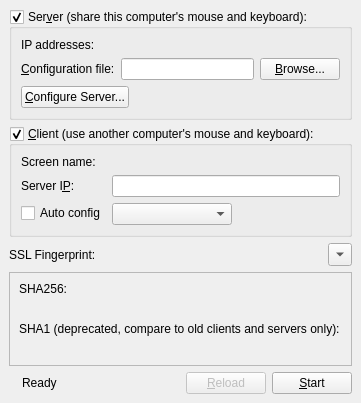
<?xml version="1.0" encoding="UTF-8"?>
<ui version="4.0">
 <class>MainWindow</class>
 <widget class="QMainWindow" name="MainWindow">
  <property name="sizePolicy">
   <sizepolicy hsizetype="Fixed" vsizetype="Fixed">
    <horstretch>0</horstretch>
    <verstretch>0</verstretch>
   </sizepolicy>
  </property>
  <property name="windowTitle">
   <string>InputLeap</string>
  </property>
  <widget class="QWidget" name="centralwidget">
   <layout class="QVBoxLayout" name="verticalLayout_2">
    <property name="sizeConstraint">
     <enum>QLayout::SetFixedSize</enum>
    </property>
    <item>
     <widget class="QGroupBox" name="m_pGroupServer">
      <property name="sizePolicy">
       <sizepolicy hsizetype="Preferred" vsizetype="Preferred">
        <horstretch>0</horstretch>
        <verstretch>0</verstretch>
       </sizepolicy>
      </property>
      <property name="title">
       <string>Ser&amp;ver (share this computer's mouse and keyboard):</string>
      </property>
      <property name="checkable">
       <bool>true</bool>
      </property>
      <property name="checked">
       <bool>true</bool>
      </property>
      <layout class="QVBoxLayout">
       <item>
        <layout class="QFormLayout" name="formLayout">
         <property name="fieldGrowthPolicy">
          <enum>QFormLayout::AllNonFixedFieldsGrow</enum>
         </property>
         <item row="0" column="0">
          <widget class="QLabel" name="label_2">
           <property name="text">
            <string>IP addresses:</string>
           </property>
          </widget>
         </item>
         <item row="0" column="1">
          <widget class="QLabel" name="m_pLabelIpAddresses">
           <property name="text">
            <string notr="true"/>
           </property>
          </widget>
         </item>
        </layout>
       </item>
       <item>
        <layout class="QHBoxLayout">
         <item>
          <widget class="QLabel" name="m_pLabelConfigurationFile">
           <property name="text">
            <string>&amp;Configuration file:</string>
           </property>
           <property name="buddy">
            <cstring>m_pLineEditConfigFile</cstring>
           </property>
          </widget>
         </item>
         <item>
          <widget class="QLineEdit" name="m_pLineEditConfigFile">
           <property name="readOnly">
            <bool>true</bool>
           </property>
          </widget>
         </item>
         <item>
          <widget class="QPushButton" name="m_pButtonBrowseConfigFile">
           <property name="text">
            <string>&amp;Browse...</string>
           </property>
          </widget>
         </item>
        </layout>
       </item>
       <item>
        <layout class="QHBoxLayout" name="horizontalLayout_4">
         <item>
          <widget class="QPushButton" name="m_pButtonConfigureServer">
           <property name="text">
            <string>&amp;Configure Server...</string>
           </property>
          </widget>
         </item>
         <item>
          <spacer>
           <property name="orientation">
            <enum>Qt::Horizontal</enum>
           </property>
           <property name="sizeHint" stdset="0">
            <size>
             <width>40</width>
             <height>20</height>
            </size>
           </property>
          </spacer>
         </item>
        </layout>
       </item>
      </layout>
     </widget>
    </item>
    <item>
     <widget class="QGroupBox" name="m_pGroupClient">
      <property name="sizePolicy">
       <sizepolicy hsizetype="Preferred" vsizetype="Preferred">
        <horstretch>0</horstretch>
        <verstretch>0</verstretch>
       </sizepolicy>
      </property>
      <property name="title">
       <string>&amp;Client (use another computer's mouse and keyboard):</string>
      </property>
      <property name="checkable">
       <bool>true</bool>
      </property>
      <property name="checked">
       <bool>true</bool>
      </property>
      <layout class="QFormLayout" name="formLayout_3">
       <property name="fieldGrowthPolicy">
        <enum>QFormLayout::AllNonFixedFieldsGrow</enum>
       </property>
       <item row="0" column="0">
        <widget class="QLabel" name="label_5">
         <property name="text">
          <string>Screen name:</string>
         </property>
        </widget>
       </item>
       <item row="0" column="1">
        <widget class="QLabel" name="m_pLabelScreenName">
         <property name="text">
          <string notr="true"/>
         </property>
        </widget>
       </item>
       <item row="2" column="0">
        <widget class="QLabel" name="m_pLabelServerName">
         <property name="text">
          <string>Server I&amp;P:</string>
         </property>
         <property name="buddy">
          <cstring>m_pLineEditHostname</cstring>
         </property>
        </widget>
       </item>
       <item row="2" column="1">
        <widget class="QLineEdit" name="m_pLineEditHostname"/>
       </item>
       <item row="3" column="0">
        <widget class="QCheckBox" name="m_pCheckBoxAutoConfig">
         <property name="text">
          <string>Auto config</string>
         </property>
        </widget>
       </item>
       <item row="3" column="1">
        <widget class="QComboBox" name="m_pComboServerList">
         <property name="sizePolicy">
          <sizepolicy hsizetype="Maximum" vsizetype="Preferred">
           <horstretch>0</horstretch>
           <verstretch>0</verstretch>
          </sizepolicy>
         </property>
         <property name="minimumSize">
          <size>
           <width>120</width>
           <height>0</height>
          </size>
         </property>
        </widget>
       </item>
      </layout>
     </widget>
    </item>
    <item>
     <layout class="QHBoxLayout" name="horizontalLayout_3">
      <item>
       <widget class="QLabel" name="m_pLabelFingerprint">
        <property name="sizePolicy">
         <sizepolicy hsizetype="Maximum" vsizetype="Preferred">
          <horstretch>0</horstretch>
          <verstretch>0</verstretch>
         </sizepolicy>
        </property>
        <property name="text">
         <string>SSL Fingerprint:</string>
        </property>
       </widget>
      </item>
      <item>
       <widget class="QLabel" name="m_pLabelLocalFingerprint">
        <property name="text">
         <string/>
        </property>
        <property name="textFormat">
         <enum>Qt::PlainText</enum>
        </property>
       </widget>
      </item>
      <item>
       <widget class="QToolButton" name="toolbutton_show_fingerprint">
        <property name="text">
         <string>...</string>
        </property>
        <property name="arrowType">
         <enum>Qt::DownArrow</enum>
        </property>
       </widget>
      </item>
     </layout>
    </item>
    <item>
     <widget class="QFrame" name="frame_fingerprint_details">
      <property name="frameShape">
       <enum>QFrame::StyledPanel</enum>
      </property>
      <property name="frameShadow">
       <enum>QFrame::Raised</enum>
      </property>
      <layout class="QGridLayout" name="gridLayout">
       <property name="sizeConstraint">
        <enum>QLayout::SetMinimumSize</enum>
       </property>
       <item row="1" column="1">
        <widget class="QLabel" name="label_sha256_randomart">
         <property name="font">
          <font>
           <family>Courier</family>
          </font>
         </property>
         <property name="text">
          <string/>
         </property>
         <property name="textInteractionFlags">
          <set>Qt::LinksAccessibleByMouse|Qt::TextSelectableByMouse</set>
         </property>
        </widget>
       </item>
       <item row="2" column="0" colspan="2">
        <widget class="QLabel" name="label_sha1">
         <property name="text">
          <string>SHA1 (deprecated, compare to old clients and servers only):</string>
         </property>
        </widget>
       </item>
       <item row="3" column="0" colspan="2">
        <widget class="QLabel" name="label_sha1_fingerprint_full">
         <property name="text">
          <string/>
         </property>
         <property name="textInteractionFlags">
          <set>Qt::LinksAccessibleByMouse|Qt::TextSelectableByMouse</set>
         </property>
        </widget>
       </item>
       <item row="0" column="0" colspan="2">
        <widget class="QLabel" name="label_sha256">
         <property name="text">
          <string>SHA256:</string>
         </property>
        </widget>
       </item>
       <item row="1" column="0">
        <widget class="QLabel" name="label_sha256_fingerprint_full">
         <property name="text">
          <string/>
         </property>
         <property name="textInteractionFlags">
          <set>Qt::LinksAccessibleByMouse|Qt::TextSelectableByMouse</set>
         </property>
        </widget>
       </item>
      </layout>
     </widget>
    </item>
    <item>
     <layout class="QHBoxLayout" name="horizontalLayout">
      <property name="sizeConstraint">
       <enum>QLayout::SetDefaultConstraint</enum>
      </property>
      <item>
       <widget class="QLabel" name="m_pLabelPadlock">
        <property name="enabled">
         <bool>true</bool>
        </property>
        <property name="text">
         <string/>
        </property>
       </widget>
      </item>
      <item>
       <widget class="QLabel" name="m_pStatusLabel">
        <property name="text">
         <string>Ready</string>
        </property>
       </widget>
      </item>
      <item>
       <spacer name="spacer">
        <property name="orientation">
         <enum>Qt::Horizontal</enum>
        </property>
        <property name="sizeHint" stdset="0">
         <size>
          <width>40</width>
          <height>20</height>
         </size>
        </property>
       </spacer>
      </item>
      <item>
       <widget class="QPushButton" name="m_pButtonReload">
        <property name="enabled">
         <bool>false</bool>
        </property>
        <property name="text">
         <string>&amp;Reload</string>
        </property>
       </widget>
      </item>
      <item>
       <widget class="QPushButton" name="m_pButtonToggleStart">
        <property name="text">
         <string>&amp;Start</string>
        </property>
       </widget>
      </item>
     </layout>
    </item>
   </layout>
  </widget>
  <action name="m_pActionAbout">
   <property name="text">
    <string>&amp;About InputLeap...</string>
   </property>
   <property name="shortcut">
    <string notr="true"/>
   </property>
   <property name="menuRole">
    <enum>QAction::AboutRole</enum>
   </property>
  </action>
  <action name="m_pActionQuit">
   <property name="text">
    <string>&amp;Quit</string>
   </property>
   <property name="statusTip">
    <string>Quit</string>
   </property>
   <property name="shortcut">
    <string notr="true">Ctrl+Q</string>
   </property>
   <property name="menuRole">
    <enum>QAction::QuitRole</enum>
   </property>
  </action>
  <action name="m_pActionStartCmdApp">
   <property name="text">
    <string>&amp;Start</string>
   </property>
   <property name="statusTip">
    <string>Run</string>
   </property>
   <property name="shortcut">
    <string notr="true">Ctrl+S</string>
   </property>
  </action>
  <action name="m_pActionStopCmdApp">
   <property name="enabled">
    <bool>false</bool>
   </property>
   <property name="text">
    <string>S&amp;top</string>
   </property>
   <property name="statusTip">
    <string>Stop</string>
   </property>
   <property name="shortcut">
    <string notr="true">Ctrl+T</string>
   </property>
  </action>
  <action name="m_pActionMinimize">
   <property name="text">
    <string>&amp;Hide</string>
   </property>
   <property name="toolTip">
    <string>Hide</string>
   </property>
   <property name="shortcut">
    <string notr="true">F5</string>
   </property>
  </action>
  <action name="m_pActionRestore">
   <property name="text">
    <string>&amp;Show</string>
   </property>
   <property name="toolTip">
    <string>Show</string>
   </property>
   <property name="shortcut">
    <string notr="true"/>
   </property>
  </action>
  <action name="m_pActionSave">
   <property name="text">
    <string>S&amp;ave configuration</string>
   </property>
   <property name="statusTip">
    <string>Save the interactively generated server configuration to a file.</string>
   </property>
   <property name="shortcut">
    <string notr="true">Ctrl+Alt+S</string>
   </property>
  </action>
  <action name="m_pActionSettings">
   <property name="text">
    <string>Change &amp;Settings</string>
   </property>
   <property name="statusTip">
    <string>Edit settings</string>
   </property>
   <property name="shortcut">
    <string notr="true">F4</string>
   </property>
   <property name="menuRole">
    <enum>QAction::PreferencesRole</enum>
   </property>
  </action>
  <action name="m_pActionShowLog">
   <property name="text">
    <string>Show &amp;Log</string>
   </property>
   <property name="toolTip">
    <string>Show Log</string>
   </property>
   <property name="shortcut">
    <string notr="true">F2</string>
   </property>
  </action>
  <action name="m_pActionReload">
   <property name="text">
    <string>&amp;Reload</string>
   </property>
   <property name="toolTip">
    <string>Reload app</string>
   </property>
   <property name="shortcut">
    <string notr="true"/>
   </property>
  </action>
 </widget>
 <resources>
  <include location="../res/Leapdesk.qrc"/>
 </resources>
 <connections>
  <connection>
   <sender>m_pButtonToggleStart</sender>
   <signal>clicked()</signal>
   <receiver>m_pActionStartCmdApp</receiver>
   <slot>trigger()</slot>
   <hints>
    <hint type="sourcelabel">
     <x>361</x>
     <y>404</y>
    </hint>
    <hint type="destinationlabel">
     <x>-1</x>
     <y>-1</y>
    </hint>
   </hints>
  </connection>
 </connections>
</ui>
